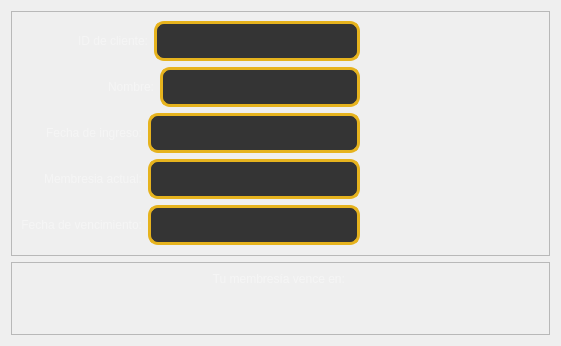
            <widget class="QWidget" name="Membresia_2">
             <layout class="QVBoxLayout" name="verticalLayout_2" stretch="10,3">
              <item>
               <widget class="QFrame" name="frame_7">
                <property name="frameShape">
                 <enum>QFrame::StyledPanel</enum>
                </property>
                <property name="frameShadow">
                 <enum>QFrame::Raised</enum>
                </property>
                <layout class="QGridLayout" name="gridLayout_14">
                 <item row="2" column="4">
                  <spacer name="horizontalSpacer_52">
                   <property name="orientation">
                    <enum>Qt::Horizontal</enum>
                   </property>
                   <property name="sizeType">
                    <enum>QSizePolicy::Fixed</enum>
                   </property>
                   <property name="sizeHint" stdset="0">
                    <size>
                     <width>180</width>
                     <height>20</height>
                    </size>
                   </property>
                  </spacer>
                 </item>
                 <item row="3" column="4">
                  <spacer name="horizontalSpacer_53">
                   <property name="orientation">
                    <enum>Qt::Horizontal</enum>
                   </property>
                   <property name="sizeType">
                    <enum>QSizePolicy::Fixed</enum>
                   </property>
                   <property name="sizeHint" stdset="0">
                    <size>
                     <width>180</width>
                     <height>20</height>
                    </size>
                   </property>
                  </spacer>
                 </item>
                 <item row="0" column="2" colspan="2">
                  <widget class="QLineEdit" name="lineEdit_32">
                   <property name="minimumSize">
                    <size>
                     <width>200</width>
                     <height>40</height>
                    </size>
                   </property>
                   <property name="styleSheet">
                    <string notr="true">background-color: #343434;
font: 87 14pt &quot;Arial Black&quot;;
color: whitesmoke;
border: 3px solid #e6b31e;
border-radius: 10px;
</string>
                   </property>
                   <property name="readOnly">
                    <bool>true</bool>
                   </property>
                  </widget>
                 </item>
                 <item row="1" column="0" colspan="3">
                  <widget class="QLabel" name="label_149">
                   <property name="styleSheet">
                    <string notr="true">font: 87 14pt &quot;Arial Black&quot;;
color: whitesmoke;</string>
                   </property>
                   <property name="text">
                    <string>Nombre:</string>
                   </property>
                   <property name="alignment">
                    <set>Qt::AlignRight|Qt::AlignTrailing|Qt::AlignVCenter</set>
                   </property>
                  </widget>
                 </item>
                 <item row="2" column="0">
                  <widget class="QLabel" name="label_150">
                   <property name="styleSheet">
                    <string notr="true">font: 87 14pt &quot;Arial Black&quot;;
color: whitesmoke;</string>
                   </property>
                   <property name="text">
                    <string>Fecha de ingreso:</string>
                   </property>
                   <property name="alignment">
                    <set>Qt::AlignRight|Qt::AlignTrailing|Qt::AlignVCenter</set>
                   </property>
                  </widget>
                 </item>
                 <item row="2" column="1" colspan="3">
                  <widget class="QLineEdit" name="lineEdit_33">
                   <property name="minimumSize">
                    <size>
                     <width>200</width>
                     <height>40</height>
                    </size>
                   </property>
                   <property name="styleSheet">
                    <string notr="true">background-color: #343434;
font: 87 14pt &quot;Arial Black&quot;;
color: whitesmoke;
border: 3px solid #e6b31e;
border-radius: 10px;
</string>
                   </property>
                   <property name="text">
                    <string/>
                   </property>
                   <property name="readOnly">
                    <bool>true</bool>
                   </property>
                  </widget>
                 </item>
                 <item row="1" column="3">
                  <widget class="QLineEdit" name="lineEdit_34">
                   <property name="minimumSize">
                    <size>
                     <width>200</width>
                     <height>40</height>
                    </size>
                   </property>
                   <property name="styleSheet">
                    <string notr="true">background-color: #343434;
font: 87 14pt &quot;Arial Black&quot;;
color: whitesmoke;
border: 3px solid #e6b31e;
border-radius: 10px;
</string>
                   </property>
                   <property name="text">
                    <string/>
                   </property>
                   <property name="readOnly">
                    <bool>true</bool>
                   </property>
                  </widget>
                 </item>
                 <item row="0" column="0" colspan="2">
                  <widget class="QLabel" name="label_151">
                   <property name="styleSheet">
                    <string notr="true">font: 87 14pt &quot;Arial Black&quot;;
color: whitesmoke;</string>
                   </property>
                   <property name="text">
                    <string>ID de cliente:</string>
                   </property>
                   <property name="alignment">
                    <set>Qt::AlignRight|Qt::AlignTrailing|Qt::AlignVCenter</set>
                   </property>
                  </widget>
                 </item>
                 <item row="4" column="0">
                  <widget class="QLabel" name="label_163">
                   <property name="styleSheet">
                    <string notr="true">font: 87 14pt &quot;Arial Black&quot;;
color: whitesmoke;</string>
                   </property>
                   <property name="text">
                    <string>Fecha de vencimiento:</string>
                   </property>
                   <property name="alignment">
                    <set>Qt::AlignRight|Qt::AlignTrailing|Qt::AlignVCenter</set>
                   </property>
                  </widget>
                 </item>
                 <item row="3" column="0">
                  <widget class="QLabel" name="label_152">
                   <property name="styleSheet">
                    <string notr="true">font: 87 14pt &quot;Arial Black&quot;;
color: whitesmoke;</string>
                   </property>
                   <property name="text">
                    <string>Membresia actual:</string>
                   </property>
                   <property name="alignment">
                    <set>Qt::AlignRight|Qt::AlignTrailing|Qt::AlignVCenter</set>
                   </property>
                  </widget>
                 </item>
                 <item row="3" column="1" colspan="3">
                  <widget class="QLineEdit" name="lineEdit_35">
                   <property name="minimumSize">
                    <size>
                     <width>200</width>
                     <height>40</height>
                    </size>
                   </property>
                   <property name="styleSheet">
                    <string notr="true">background-color: #343434;
font: 87 14pt &quot;Arial Black&quot;;
color: whitesmoke;
border: 3px solid #e6b31e;
border-radius: 10px;
</string>
                   </property>
                   <property name="text">
                    <string/>
                   </property>
                   <property name="readOnly">
                    <bool>true</bool>
                   </property>
                  </widget>
                 </item>
                 <item row="4" column="1" colspan="3">
                  <widget class="QLineEdit" name="lineEdit_45">
                   <property name="minimumSize">
                    <size>
                     <width>200</width>
                     <height>40</height>
                    </size>
                   </property>
                   <property name="styleSheet">
                    <string notr="true">background-color: #343434;
font: 87 14pt &quot;Arial Black&quot;;
color: whitesmoke;
border: 3px solid #e6b31e;
border-radius: 10px;
</string>
                   </property>
                   <property name="text">
                    <string/>
                   </property>
                   <property name="readOnly">
                    <bool>true</bool>
                   </property>
                  </widget>
                 </item>
                 <item row="4" column="4">
                  <spacer name="horizontalSpacer_54">
                   <property name="orientation">
                    <enum>Qt::Horizontal</enum>
                   </property>
                   <property name="sizeType">
                    <enum>QSizePolicy::Fixed</enum>
                   </property>
                   <property name="sizeHint" stdset="0">
                    <size>
                     <width>180</width>
                     <height>20</height>
                    </size>
                   </property>
                  </spacer>
                 </item>
                 <item row="0" column="4">
                  <spacer name="horizontalSpacer_55">
                   <property name="orientation">
                    <enum>Qt::Horizontal</enum>
                   </property>
                   <property name="sizeType">
                    <enum>QSizePolicy::Fixed</enum>
                   </property>
                   <property name="sizeHint" stdset="0">
                    <size>
                     <width>180</width>
                     <height>20</height>
                    </size>
                   </property>
                  </spacer>
                 </item>
                 <item row="1" column="4">
                  <spacer name="horizontalSpacer_56">
                   <property name="orientation">
                    <enum>Qt::Horizontal</enum>
                   </property>
                   <property name="sizeType">
                    <enum>QSizePolicy::Fixed</enum>
                   </property>
                   <property name="sizeHint" stdset="0">
                    <size>
                     <width>180</width>
                     <height>20</height>
                    </size>
                   </property>
                  </spacer>
                 </item>
                </layout>
               </widget>
              </item>
              <item>
               <widget class="QFrame" name="frame_8">
                <property name="frameShape">
                 <enum>QFrame::StyledPanel</enum>
                </property>
                <property name="frameShadow">
                 <enum>QFrame::Raised</enum>
                </property>
                <layout class="QGridLayout" name="gridLayout_15">
                 <item row="0" column="0">
                  <widget class="QLabel" name="label_164">
                   <property name="styleSheet">
                    <string notr="true">font: 87 14pt &quot;Arial Black&quot;;
color: whitesmoke;</string>
                   </property>
                   <property name="text">
                    <string>Tu membresía vence en: </string>
                   </property>
                   <property name="alignment">
                    <set>Qt::AlignCenter</set>
                   </property>
                  </widget>
                 </item>
                 <item row="1" column="0">
                  <spacer name="verticalSpacer_10">
                   <property name="orientation">
                    <enum>Qt::Vertical</enum>
                   </property>
                   <property name="sizeHint" stdset="0">
                    <size>
                     <width>20</width>
                     <height>40</height>
                    </size>
                   </property>
                  </spacer>
                 </item>
                </layout>
               </widget>
              </item>
             </layout>
            </widget>
